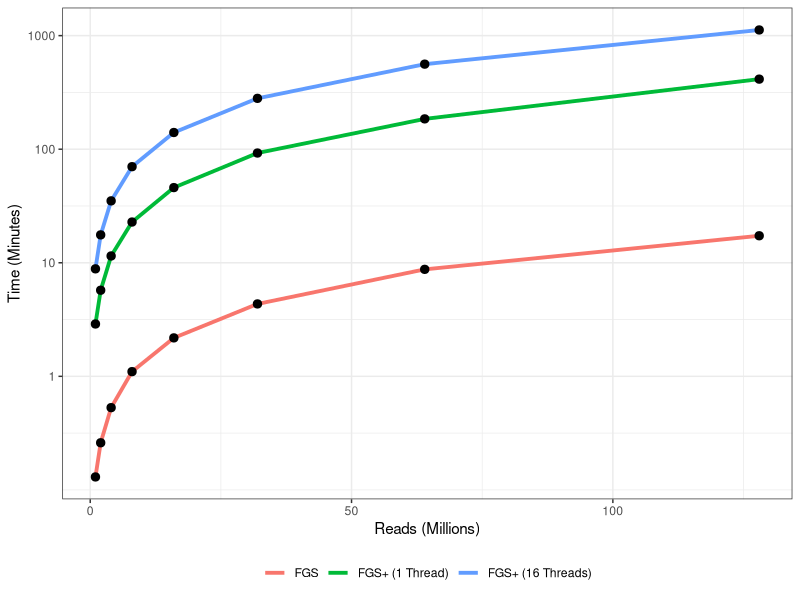
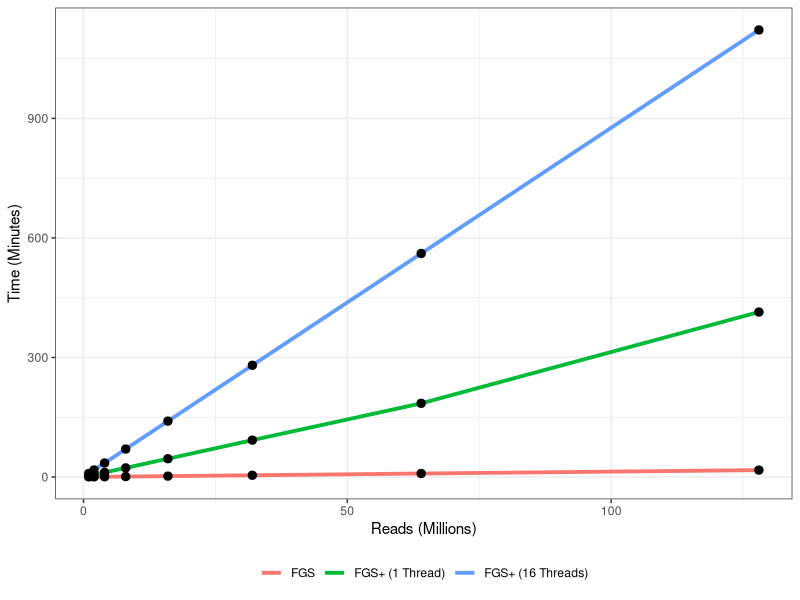
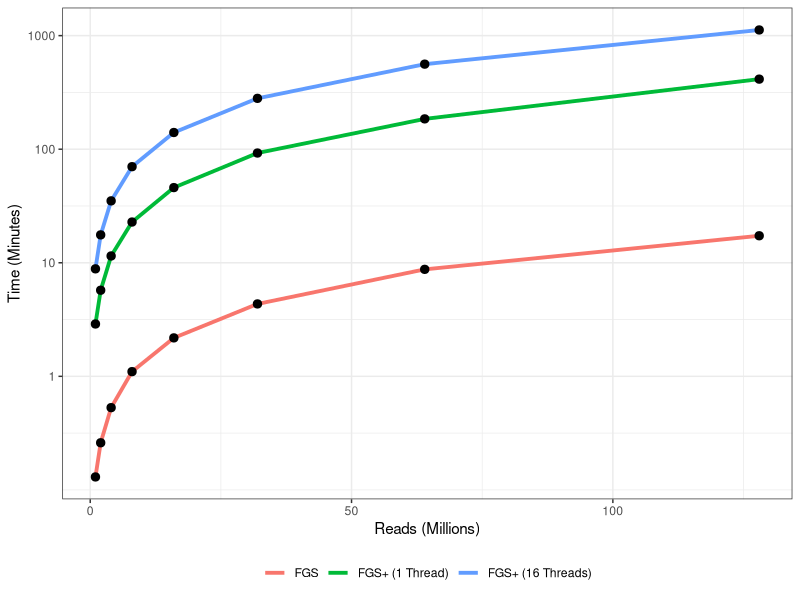
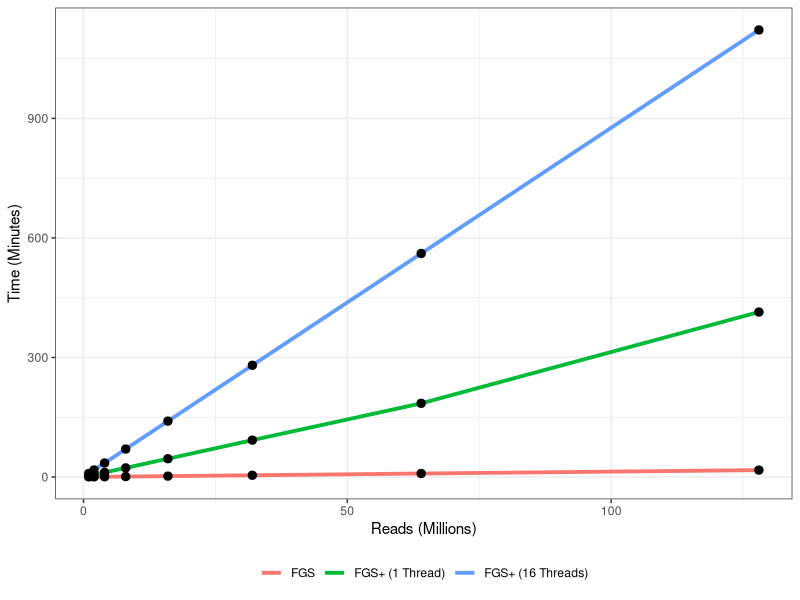

These charts were generated, in order, by the following R code:
## ---- chunk 1
library(ggplot2)
library(reshape2)
## ---- chunk 2
df <- read.table("fgsp_results.csv", header=T, sep=",")
names(df) <- c("reads_millions", "FGS", "FGS+ (1 Thread)", "FGS+ (16 Threads)")
df.m <- melt(df, id.var=("reads_millions"), variable.name="Algorithm", value.name = "time_min")
df.m$Algorithm <- factor(df.m$Algorithm, levels=c("FGS", "FGS+ (1 Thread)", "FGS+ (16 Threads)"))
## ---- chunk 3
p1 <- ggplot(df.m, aes(x=reads_millions, y=time_min, group=Algorithm)) 
p1 <- p1 + geom_line(aes(color=Algorithm), size=1.3) 
p1 <- p1 + geom_point(size = 2.5) 
p1 <- p1 + scale_y_log10(breaks=c(1,10,100,1000))
p1 <- p1 + xlab("Reads (Millions)")
p1 <- p1 + ylab("Time (Minutes)")
p1 <- p1 + theme_bw()
p1 <- p1 + theme(legend.position="bottom", legend.title=element_blank())
p1 <- p1 + scale_fill_discrete( labels=c("Control", "Treatment 1", "Treatment 2"))
p1
## ---- chunk 4
pdf(file = "fgsp_performance_log.pdf", width = 5, height=5)
p1
dev.off()
## ---- chunk 5
p2 <- ggplot(df.m, aes(x=reads_millions, y=time_min, group=Algorithm)) 
p2 <- p2 + geom_line(aes(color=Algorithm), size=1.3) 
p2 <- p2 + geom_point(size = 2.5) 
p2 <- p2 + xlab("Reads (Millions)")
p2 <- p2 + ylab("Time (Minutes)")
p2 <- p2 + theme_bw()
p2 <- p2 + theme(legend.position="bottom", legend.title=element_blank())
p2 <- p2 + scale_fill_discrete( labels=c("Control", "Treatment 1", "Treatment 2"))
p2
## ---- chunk 6
pdf(file = "fgsp_performance.pdf", width = 5, height=5)
p2
dev.off()
## ---- chunk 7
avg_fgsp_fgs_speedup <- round(mean(df$FGS / df$`FGS+ (1 Thread)`),1)
avg_fgsp_thread_speedup <- round(mean(df$`FGS+ (1 Thread)` / df$`FGS+ (16 Threads)`),1)
avg_fgsp_fgs_threaded_speedup <- round(mean(df$FGS / df$`FGS+ (16 Threads)`),1)
